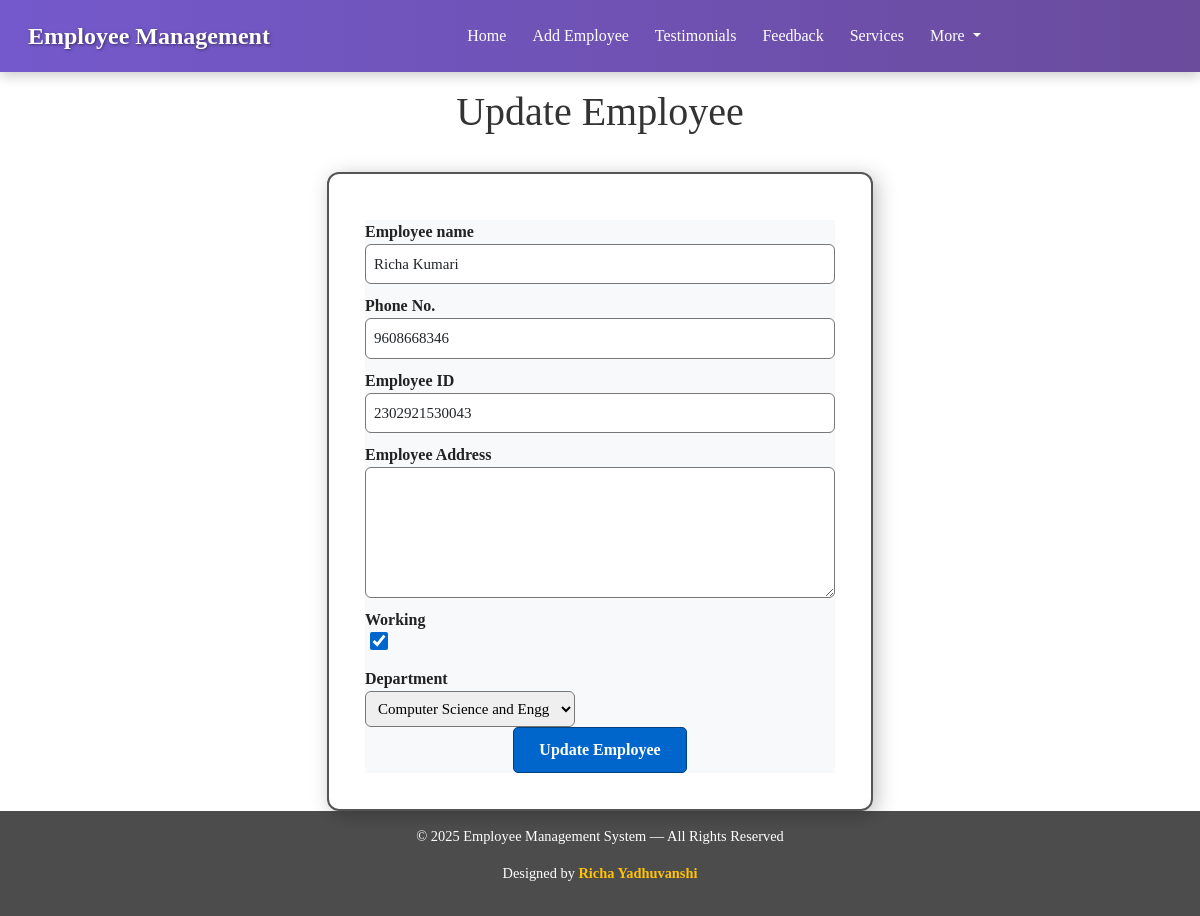
Page /emp/update-emp/1 on the earlier database version.
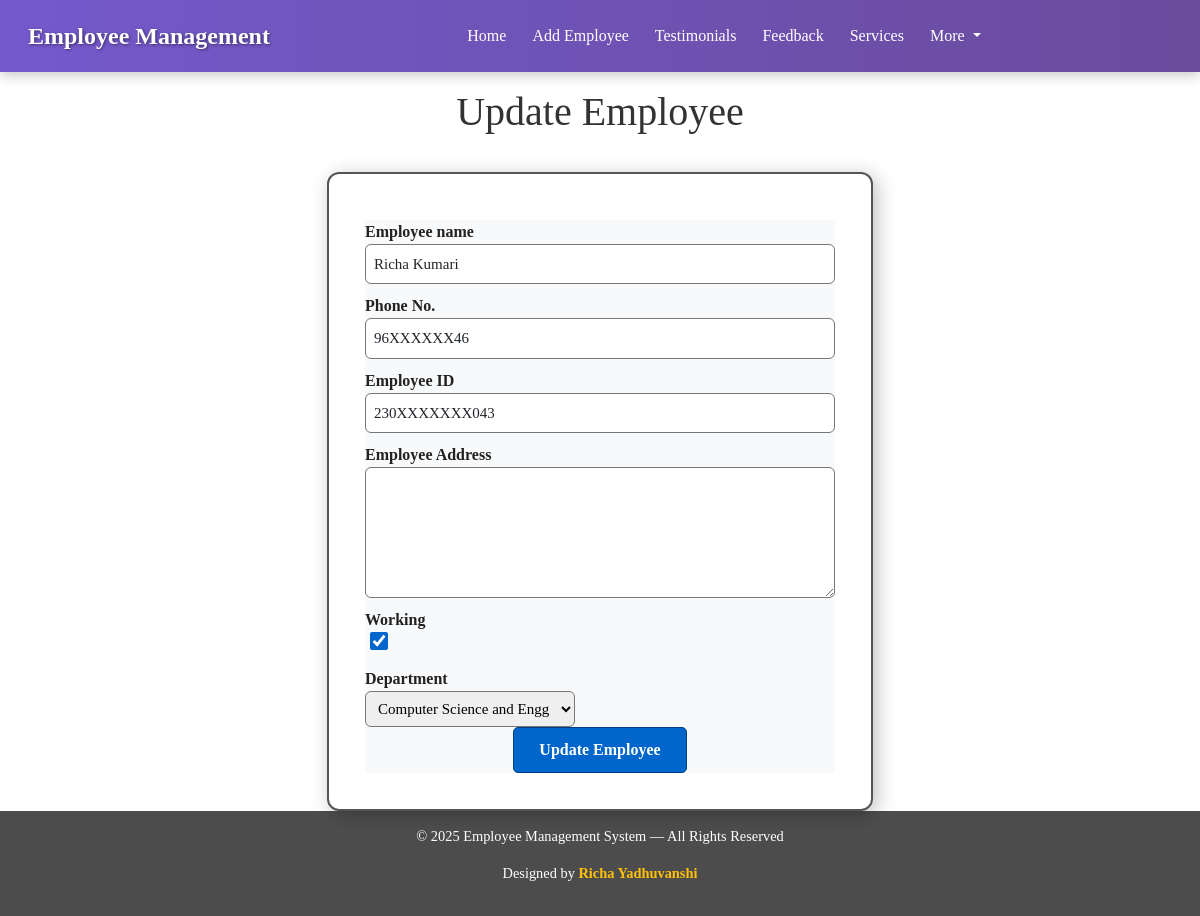
Same page on the later database version.
### emp/models.py (models this page shows, shortened)
class Emp(models.Model):
    name = models.CharField(max_length=200)
    emp_id = models.CharField(max_length=200)
    phone = models.CharField(max_length=10)
    address = models.CharField(max_length=150)
    working = models.BooleanField(default=True)
    department = models.CharField(max_length=10)

### emp/views.py (the view)
# urls.py: path("update-emp/<int:emp_id>",update_emp),
def update_emp(request,emp_id):
    emp =Emp.objects.get(pk=emp_id)
    return render(request,"emp/update_emp.html",{
        'emp':emp
    })

### templates/emp/update_emp.html (shortened to what this page needs)
<!doctype html>
<html lang="en">
  <head>
    <link href="https://cdn.jsdelivr.net/npm/bootstrap@5.0.2/dist/css/bootstrap.min.css" rel="stylesheet">
  </head>
  <body>
    {% include 'emp/navbar.html' %}
    <h1 class="text-center my-3">Update Employee</h1>
    <div class="container">
        <div class="row">
            <div class="col-md-6 offset-md-3">
                <div class="card">
                    <div class="card-body">
                        <form action="/emp/do-update-emp/{{emp.id}}" method="POST" class="bg bg-light">
                            <div class="md-3">
                                <lable for="name">Employee name</lable>
                                <input id="name"
                                type="text"
                                class="form-control"
                                placeholder="Enter Employee name" name="emp_name"
                                value="{{emp.name}}">
                            </div>
                            <div class="md-3">
                                <lable for="phone">Phone No.</lable>
                                <input id="phone"
                                type="text"
                                class="form-control"
                                placeholder="enter your phone no." name="emp_phone"
                                value ="{{emp.phone}}">
                            </div>
                            <div class="md-3">
                                <lable for="id">Employee ID</lable>
                                <input id="id"
                                type="text"
                                class="form-control"
                                placeholder="Enter your id" name="emp_id"
                                value="{{emp.emp_id}}">
                            </div>
                            <div class="md-3">
                                <lable for="address">Employee Address</lable>
                                <textarea name="emp_address"
                                id="address"
                                cols="30" rows="5"
                                class="form-control"
                                value ="{{emp.address}}"></textarea>
                            </div>
                            <div class="md-3 from-check">
                                <lable for="working">Working</lable>
                                <input id="working"
                                name="emp_working"
                                {% if emp.working %} checked {% endif %}
                                type="checkbox"
                                class="from-check-input">
                            </div>
                            <div class="md-3">
                                <lable for="department">Department</lable>
                                <select value ="{{emp.department}}" name="emp_department" id="department">
                                    <option value="CSE">Computer Science and Engg</option>
                                </select>
                            </div>
                            <div class="container text-center">
                                <button class="btn">
                                    Update Employee
                                </button>
                            </div>
                        </form>
                    </div>
                </div>
            </div>
        </div>
    </div>
    <footer class="footer">
        <p>© 2025 Employee Management System — All Rights Reserved</p>
        <p>Designed by <b>Richa Yadhuvanshi</b></p>
    </footer>
  </body>
</html>

Differences in the rows shown:
changed Emp "Richa Kumari": emp_phone "9608668346" → "96XXXXXX46"; emp_id "2302921530043" → "230XXXXXXX043"
